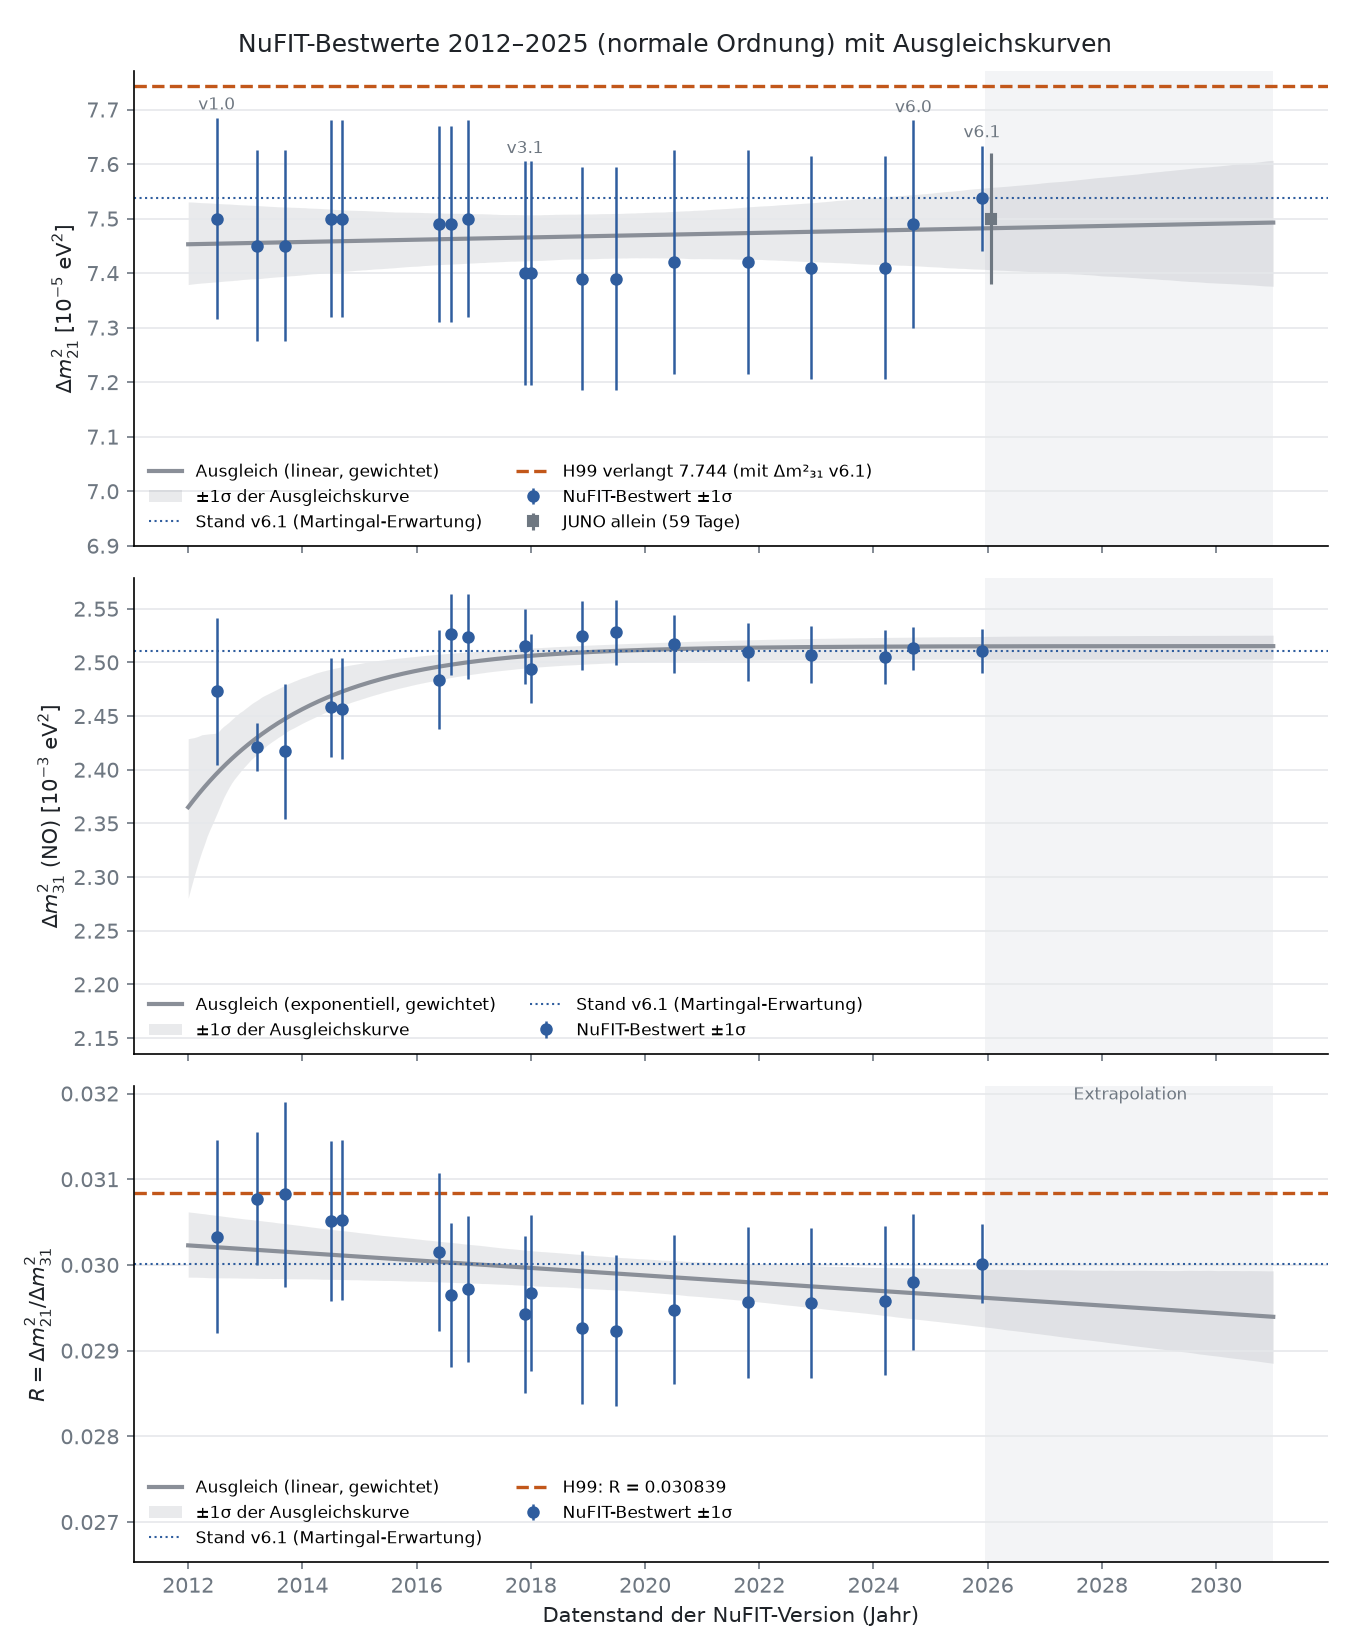

This figure's Python source:
"""Erkundung: zeitlicher Verlauf der NuFIT-Bestwerte (dm21, dm31 in NO, R = dm21/dm31) mit Ausgleichskurven.

Quelle: Parametertabellen v1.0 bis v6.1 auf nu-fit.org (vXY.tbl-parameters.pdf), abgelesen am 13.11.2026.
Spaltenwahl: v1.x "Free Fluxes + RSBL" (NO-Wert ist dort teils ein Nebenminimum, Fehler aus 3-sigma-Bereich/6);
v2.1 Variante LEM; ab v4.0 "with SK atmospheric data" (ab v6.0 IC24 with SK). Asymmetrische Fehler gemittelt.
Datum = "data available in" der jeweiligen Version.

Aufruf: python nufit_verlauf_2026_11_13.py [ausgabe.png]
"""
import sys
import numpy as np
from scipy.optimize import curve_fit
import matplotlib
matplotlib.use("Agg")
import matplotlib.pyplot as plt

# Version, Jahr+Monat, dm21 [1e-5], -s, +s, dm31 NO [1e-3], -s, +s
DATA = [
    ("1.0", 2012.5, 7.50, .19, .18, 2.473, .067, .070),
    ("1.1", 2013.2, 7.45, .16, .19, 2.421, .023, .022),
    ("1.2", 2013.7, 7.45, .16, .19, 2.417, .063, .063),   # Nebenminimum, sigma aus 3-sigma-Bereich
    ("1.3", 2014.5, 7.50, .17, .19, 2.458, .046, .046),   # Nebenminimum, sigma aus 3-sigma-Bereich
    ("2.0", 2014.7, 7.50, .17, .19, 2.457, .047, .047),
    ("2.1", 2016.4, 7.49, .17, .19, 2.484, .048, .045),
    ("2.2", 2016.6, 7.49, .17, .19, 2.526, .037, .039),
    ("3.0", 2016.9, 7.50, .17, .19, 2.524, .040, .039),
    ("3.1", 2017.9, 7.40, .20, .21, 2.515, .035, .035),
    ("3.2", 2018.0, 7.40, .20, .21, 2.494, .031, .033),
    ("4.0", 2018.9, 7.39, .20, .21, 2.525, .031, .033),
    ("4.1", 2019.5, 7.39, .20, .21, 2.528, .031, .029),
    ("5.0", 2020.5, 7.42, .20, .21, 2.517, .028, .026),
    ("5.1", 2021.8, 7.42, .20, .21, 2.510, .027, .027),
    ("5.2", 2022.9, 7.41, .20, .21, 2.507, .027, .026),
    ("5.3", 2024.2, 7.41, .20, .21, 2.505, .026, .024),
    ("6.0", 2024.7, 7.49, .19, .19, 2.513, .019, .021),
    ("6.1", 2025.9, 7.537, .10, .094, 2.511, .020, .021),
]
R_PRED = 0.030839          # H99
JUNO = (2025.9, 7.50, 0.12)  # JUNO allein, 59,1 Tage

ver = [d[0] for d in DATA]
t = np.array([d[1] for d in DATA])
d21 = np.array([d[2] for d in DATA]); s21 = np.array([(d[3] + d[4]) / 2 for d in DATA])
d31 = np.array([d[5] for d in DATA]); s31 = np.array([(d[6] + d[7]) / 2 for d in DATA])
R = d21 / d31 * 1e-2
sR = R * np.hypot(s21 / d21, s31 / d31)
T0 = 2012.5


def wmean(y, s):
    w = 1 / s ** 2
    m = (w * y).sum() / w.sum()
    return m, np.sqrt(1 / w.sum())


def fits(x, y, s):
    """Konstante, Gerade, exponentielle Annaeherung; gewichtet. Rueckgabe: dict name -> (f, popt, pcov, chi2, k)."""
    out = {}
    lin = lambda x, a, b: a + b * (x - 2020)
    expo = lambda x, inf, amp, tau: inf + amp * np.exp(-(x - T0) / tau)
    const = lambda x, a: a + 0 * x
    big = np.inf
    for name, f, p0, bd in (("konstant", const, [y.mean()], (-big, big)),
                            ("linear", lin, [y.mean(), 0], (-big, big)),
                            ("exponentiell", expo, [y[-1], y[0] - y[-1], 4], ([-big, -big, 0.3], [big, big, 50]))):
        try:
            popt, pcov = curve_fit(f, x, y, p0=p0, sigma=s, absolute_sigma=True, bounds=bd, maxfev=20000)
        except RuntimeError:
            continue
        chi2 = (((f(x, *popt) - y) / s) ** 2).sum()
        out[name] = (f, popt, pcov, chi2, len(popt))
    return out


def band(f, popt, pcov, xs, n=4000, seed=1):
    rng = np.random.default_rng(seed)
    P = rng.multivariate_normal(popt, pcov, n)
    Y = np.array([f(xs, *p) for p in P])
    return np.percentile(Y, [16, 84], axis=0)


def report(label, y, s, unit):
    print(f"\n== {label} ({unit})")
    m, sm = wmean(y, s)
    print(f"gewichtetes Mittel aller Versionen: {m:.5g} +- {sm:.2g} (Versionen nicht unabhaengig!)")
    res = fits(t, y, s)
    for name, (f, popt, pcov, chi2, k) in res.items():
        aic = chi2 + 2 * k
        pr = [f"{f(np.array([yy]), *popt)[0]:.5g}" for yy in (2027, 2030)]
        print(f"{name:13s} chi2/ndf = {chi2:.2f}/{len(y) - k}, AIC = {aic:.2f}, Parameter {np.round(popt, 5)}, "
              f"Wert 2027: {pr[0]}, 2030: {pr[1]}")
    return res


if __name__ == "__main__":
    out = sys.argv[1] if len(sys.argv) > 1 else "nufit_verlauf_2026_11_13.png"
    r21 = report("dm21", d21, s21, "1e-5 eV^2")
    r31 = report("dm31 NO", d31, s31, "1e-3 eV^2")
    rR = report("R = dm21/dm31", R, sR, "1")
    print(f"\nH99: R_pred = {R_PRED}; R(6.1) = {R[-1]:.6f} +- {sR[-1]:.6f}")

    INK, MUTED, DATA_C, FIT_C, PRED_C = "#1f2328", "#6e7781", "#2f5d9e", "#8a8f98", "#c2571a"
    xs = np.linspace(2012, 2031, 400)
    fig, axes = plt.subplots(3, 1, figsize=(9, 11), sharex=True)
    panels = [(axes[0], d21, s21, r21, r"$\Delta m^2_{21}$ [$10^{-5}$ eV$^2$]", "linear"),
              (axes[1], d31, s31, r31, r"$\Delta m^2_{31}$ (NO) [$10^{-3}$ eV$^2$]", "exponentiell"),
              (axes[2], R, sR, rR, r"$R=\Delta m^2_{21}/\Delta m^2_{31}$", "linear")]
    for ax, y, s, res, lab, pick in panels:
        ax.errorbar(t, y, yerr=s, fmt="o", ms=5, color=DATA_C, ecolor=DATA_C, elinewidth=1.2, capsize=0,
                    label="NuFIT-Bestwert ±1σ", zorder=3)
        name = pick if pick in res else "linear"
        f, popt, pcov, chi2, k = res[name]
        lo, hi = band(f, popt, pcov, xs)
        ax.plot(xs, f(xs, *popt), color=FIT_C, lw=2, label=f"Ausgleich ({name}, gewichtet)")
        ax.fill_between(xs, lo, hi, color=FIT_C, alpha=0.18, lw=0, label="±1σ der Ausgleichskurve")
        m, _ = wmean(y, s)
        ax.axhline(y[-1], color=DATA_C, lw=1, ls=":", label="Stand v6.1 (Martingal-Erwartung)")
        ax.set_ylabel(lab, color=INK)
        ax.grid(axis="y", color="#e6e8eb", lw=0.8)
        for sp in ("top", "right"):
            ax.spines[sp].set_visible(False)
        ax.tick_params(colors=MUTED)
        ax.axvspan(2025.95, 2031, color="#f3f4f6", lw=0, zorder=0)
    axes[0].errorbar([JUNO[0] + 0.15], [JUNO[1]], yerr=[JUNO[2]], fmt="s", ms=5, color=MUTED, ecolor=MUTED,
                     label="JUNO allein (59 Tage)", zorder=3)
    axes[0].axhline(R_PRED * 100 * d31[-1], color=PRED_C, lw=1.6, ls="--",
                    label=f"H99 verlangt {R_PRED * 100 * d31[-1]:.3f} (mit Δm²₃₁ v6.1)")
    axes[2].axhline(R_PRED, color=PRED_C, lw=1.6, ls="--", label=f"H99: R = {R_PRED}")
    for i, v in enumerate(ver):
        if v in ("1.0", "3.1", "6.0", "6.1"):
            axes[0].annotate("v" + v, (t[i], d21[i] + s21[i]), textcoords="offset points", xytext=(0, 4),
                             ha="center", fontsize=8, color=MUTED)
    for ax in axes:
        lo_, hi_ = ax.get_ylim()
        ax.set_ylim(lo_ - 0.42 * (hi_ - lo_), hi_)
        ax.legend(fontsize=8, frameon=False, loc="lower left", ncol=2)
        ax.set_xticks(range(2012, 2032, 2))
    axes[2].set_xlabel("Datenstand der NuFIT-Version (Jahr)", color=INK)
    axes[2].text(2028.5, axes[2].get_ylim()[1], "Extrapolation", ha="center", va="top", fontsize=8, color=MUTED)
    fig.suptitle("NuFIT-Bestwerte 2012–2025 (normale Ordnung) mit Ausgleichskurven", color=INK, fontsize=12)
    fig.tight_layout()
    fig.savefig(out, dpi=150)
    print("Grafik:", out)
